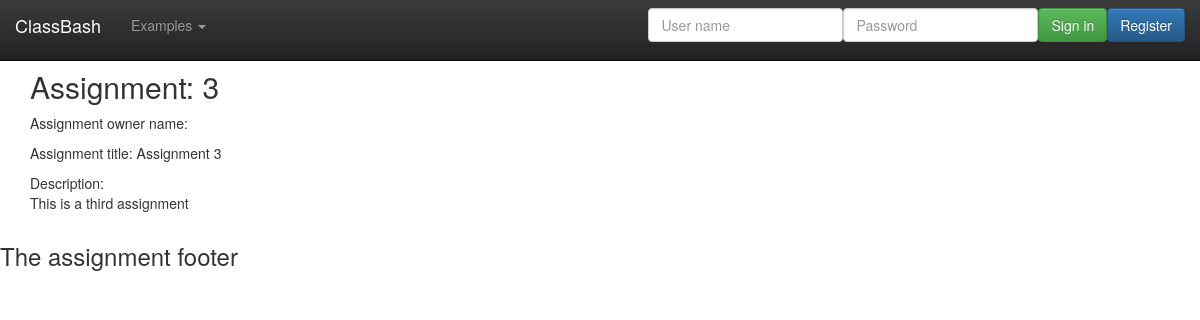
/WebContent/assignment/show/3, run on the app's committed database.
### tables this page shows
CREATE TABLE Assignments (
  assignmentId           int(11) NOT NULL AUTO_INCREMENT,
  assignmentOwnerId      int(11) NOT NULL,
  assignmentDescription  varchar (4096),
  assignmentTitle        varchar (255),
  dateCreated            TIMESTAMP DEFAULT CURRENT_TIMESTAMP,
  PRIMARY KEY (assignmentId),
  FOREIGN KEY (assignmentOwnerId) REFERENCES Users(userId)
);

### WebContent/models/Assignment.class.php (called while the page is built, shortened)
<?php
class Assignment {
	private $formInput;
	private $assignmentDescription;
	private $assignmentId;
	private $assignmentTitle;
	public function __construct($formInput = null) {
		$this->formInput = $formInput;
	}
	public function getAssignmentDescription() {
		return $this->assignmentDescription;
	}
	public function getAssignmentId() {
		return $this->assignmentId;
	}
	public function getAssignmentTitle() {
		return $this->assignmentTitle;
	}
	public function setAssignmentId($id) {
		$this->assignmentId = $id;
	}
	private function extractForm($valueName) {
		if (isset($this->formInput[$valueName])) {
			$value = trim($this->formInput[$valueName]);
			$value = stripslashes ($value);
			$value = htmlspecialchars ($value);
			return $value;
		}
	}
	private function initialize() {
		$this->assignmentId = 0;
	}
	private function validateAssignmentDescription() {
		$this->assignmentDescription = $this->extractForm('assignmentDescription');
	}
	private function validateAssignmentTitle() {
		$this->assignmentTitle = $this->extractForm('assignmentTitle');
	}
}
?>

### WebContent/models/AssignmentsDB.class.php (called while the page is built, shortened)
<?php
class AssignmentsDB {
	public static function getAssignmentRowSetsBy($type = null, $value = null) {
		$allowedTypes = array("assignmentId", "assignmentOwnerName", "assignmentTitle", "assignmentDescription");
		$typeAlias = array("assignmentOwnerName" => "Users.userName");
		$assignmentRowSets = array();
		try {
			$db = Database::getDB ();
			$query = "SELECT Assignments.assignmentId, Assignments.assignmentDescription,
	   		          Assignments.assignmentTitle, Users.userName as assignmentOwnerName
	   		          FROM Assignments LEFT JOIN Users ON Assignments.assignmentOwnerId = Users.userId";
			if (!is_null($type)) {
				$typeValue = (isset($typeAlias[$type]))?$typeAlias[$type]:$type;
			    $query = $query. " WHERE ($typeValue = :$type)";
			    $statement = $db->prepare($query);
			    $statement->bindParam(":$type", $value);
			} else
				$statement = $db->prepare($query);
			$statement->execute ();
			$assignmentRowSets = $statement->fetchAll(PDO::FETCH_ASSOC);
		} catch ( PDOException $e ) {
		}
		return $assignmentRowSets;
	}
	public static function getAssignmentsArray($rowSets) {
		$assignments = array();
		foreach ($rowSets as $assignmentRow ) {
			$assignment = new Assignment($assignmentRow);
			$assignment->setAssignmentId($assignmentRow['assignmentId']);
			array_push ($assignments, $assignment);
		}
		return $assignments;
	}
	public static function getAssignmentsBy($type=null, $value=null) {
		$assignmentRows = AssignmentsDB::getAssignmentRowSetsBy($type, $value);
		return AssignmentsDB::getAssignmentsArray($assignmentRows);
	}
}
?>

### WebContent/views/AssignmentView.class.php (the view, shortened to what this page needs)
<?php
class AssignmentView {
	public static function show() {
		self::showDetails();
	}
	public static function showDetails() {
		$assignment = (array_key_exists('assignment', $_SESSION))?$_SESSION['assignment']:null;
	    if (!is_null($assignment)) {
	    	echo '<div class="container">';
	    	echo '<h2>Assignment: '.$assignment->getAssignmentId().'</h2>';
			echo '<p>Assignment owner name: '.$assignment->getAssignmentOwnerName().'</p>';
			echo '<p>Assignment title: '. $assignment->getAssignmentTitle() .'</p>';
			echo '<p>Description:<br> '. $assignment->getAssignmentDescription() .'</p>';
			echo '</div>';
		}
	}
}
?>

### WebContent/css/jumbotron.css (style rules this page uses)
body { padding-top: 50px; padding-bottom: 20px; }

### data on the page
assignments: assignmentId "3", assignmentTitle "Assignment 3", assignmentDescription "This is a third assignment"

### other printed values
$footer "The assignment footer"
